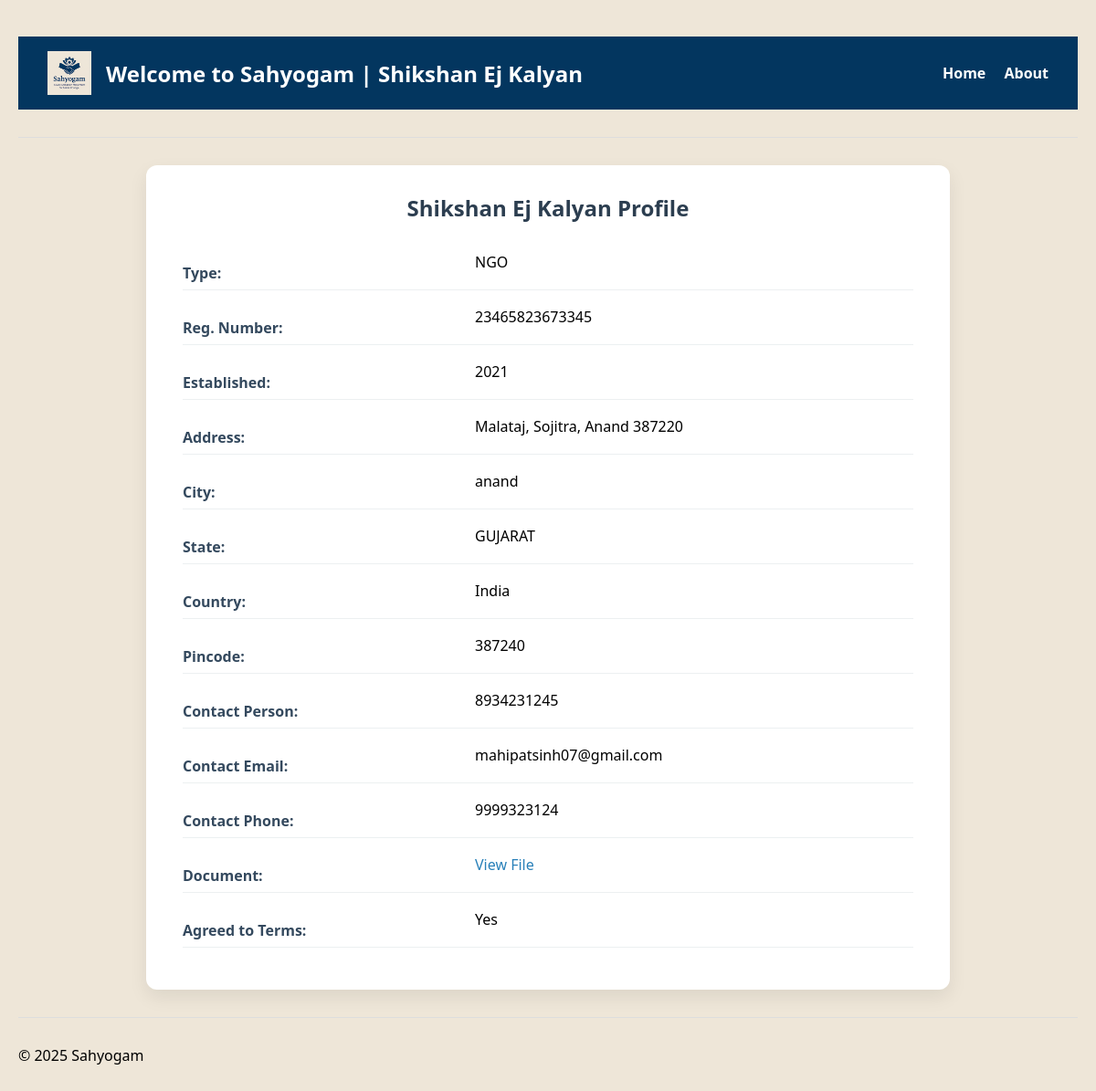
The app's page /organization/profile/4/ with its own data.
### Registration/models.py (models this page shows, shortened)
class Organization(models.Model):
    org_name = models.CharField(max_length=100)
    org_reg_number = models.CharField(max_length=50, unique=True)
    org_type = models.CharField(max_length=50)  # e.g., Temple, NGO, School
    org_established_yer = models.PositiveIntegerField()
    org_address = models.TextField()
    org_city = models.CharField(max_length=50)
    org_state = models.CharField(max_length=50)
    org_country = models.CharField(max_length=50)
    org_pincode = models.CharField(max_length=10)
    org_contact_person = models.CharField(max_length=100)
    org_contact_email = models.EmailField()
    org_contact_phone = models.CharField(max_length=15)
    org_registered_doc = models.FileField(upload_to='org_documents/')
    org_agree_to_terms = models.BooleanField(default=False)

### organization/views.py (the view)
# urls.py: path('profile/<int:org_id>/', views.organization_profile, name="organization_profile"),
def organization_profile(request, org_id):
    org = get_object_or_404(Organization, id=org_id)
    return render(request, "organization/organization_profile.html", {"org": org})

### organization/templates/organization/organization_profile.html (shortened to what this page needs)
{% extends "base.html" %}
{% block username %}|
        {{ org.org_name  }}
    {% endblock %}
{% block organization_profile %}
<!DOCTYPE html>
<html>
<head>
</head>
<body>
<div class="card">
    <h2>{{ org.org_name }} Profile</h2>
    <div class="row"><label>Type:</label> {{ org.org_type }}</div>
    <div class="row"><label>Reg. Number:</label> {{ org.org_reg_number }}</div>
    <div class="row"><label>Established:</label> {{ org.org_established_yer }}</div>
    <div class="row"><label>Address:</label> {{ org.org_address }}</div>
    <div class="row"><label>City:</label> {{ org.org_city }}</div>
    <div class="row"><label>State:</label> {{ org.org_state }}</div>
    <div class="row"><label>Country:</label> {{ org.org_country }}</div>
    <div class="row"><label>Pincode:</label> {{ org.org_pincode }}</div>
    <div class="row"><label>Contact Person:</label> {{ org.org_contact_person }}</div>
    <div class="row"><label>Contact Email:</label> {{ org.org_contact_email }}</div>
    <div class="row"><label>Contact Phone:</label> {{ org.org_contact_phone }}</div>
    <div class="row"><label>Document:</label>
        {% if org.org_registered_doc %}
            <a href="{{ org.org_registered_doc.url }}" target="_blank">View File</a>
        {% else %}
            Not Uploaded
        {% endif %}
    </div>
    <div class="row"><label>Agreed to Terms:</label> {{ org.org_agree_to_terms|yesno:"Yes,No" }}</div>
</div>
{% endblock %}

### Registration/templates/base.html (shortened to what this page needs)
{% load static %}
<!DOCTYPE html>
<html>
<head>
</head>
<body style="background-color: #eee6d8;">
    <header>
          {% load static %}
        <img src="{% static 'images/sahyogam.png' %}" alt="Sahyogam Logo" id="logo">
        <h1>Welcome to Sahyogam {% block username %}{% endblock %}</h1>
        <nav>
            <a href="/">Home</a> <a href="/about">About</a>
        </nav>
    </header>
    <hr>
    <div>
         {% block organization_profile %}
          {% endblock %}
    </div>
    <hr>
    <footer><p>&copy; 2025 Sahyogam</p></footer>
</body>
</html>

### Registration/templates/base.html (style rules this page uses)
body { font-family: 'Segoe UI', Tahoma, Geneva, Verdana, sans-serif; background-color: #eee6d8; padding: 0; margin: 0; }
* { margin :0; padding:0; }
header { background-color: #03365f; color: white; padding: 16px 32px; display: flex; align-items: center; }
header h1 { font-size: 24px; margin: 0; display: flex; align-items: center; }
nav { margin-left: auto; }
nav a { color: #ffffff; text-decoration: none; margin-left: 16px; font-weight: bold; transition: 0.5s; }
h2, h3, h4 { color: #2c3e50; }
label { display: block; margin: 12px 0 5px; font-weight: 600; color: #34495e; }
hr { border: none; border-top: 1px solid #ddd; margin: 30px 0; }
#logo { height: 3rem; width: 3rem; margin-right: 1rem; }

### organization/templates/organization/organization_profile.html (style rules this page uses)
body { font-family: 'Segoe UI', Tahoma, sans-serif; background-color: #f0f2f5; margin: 0; padding: 40px 20px; }
.card { max-width: 800px; margin: auto; background: #ffffff; padding: 30px 40px; border-radius: 12px; box-shadow: 0 8px 20px rgba(0, 0, 0, 0.08); }
h2 { text-align: center; color: #2c3e50; margin-bottom: 30px; }
.row { display: flex; justify-content: left; margin-bottom: 16px; padding: 2px 0; border-bottom: 1px solid #ecf0f1; }
label { font-weight: 600; color: #34495e; width: 40%; }
a { color: #2980b9; text-decoration: none; }

### records on screen
Organization: org_name "Shikshan Ej Kalyan", org_type "NGO", org_reg_number "23465823673345", org_established_yer "2021", org_address "Malataj, Sojitra, Anand 387220", org_city "anand", org_state "GUJARAT", org_country "India", org_pincode "387240", org_contact_person "8934231245", org_contact_email "mahipatsinh07@gmail.com", org_contact_phone "9999323124", org_agree_to_terms "Yes"
